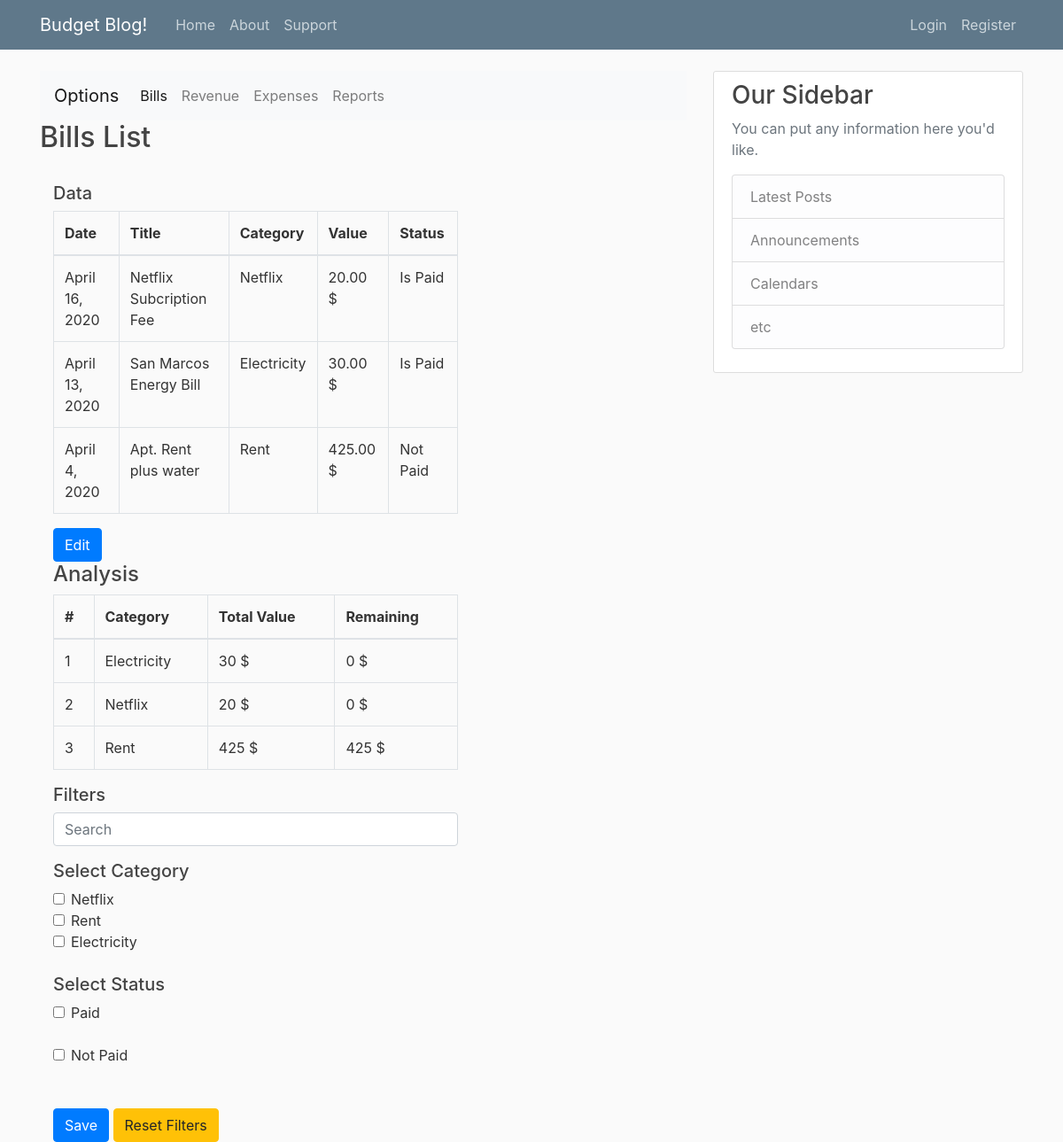
Page /bills/ on the committed database.
### blog/models.py (models this page shows, shortened)
class DefaultExpenseModel(models.Model):
    title = models.CharField(max_length=100, blank=True, null=True)
    date_expired = models.DateField()
    final_value = models.DecimalField(default=0, decimal_places=2, max_digits=20)
    paid_value = models.DecimalField(default=0, decimal_places=2, max_digits=20)
    is_paid = models.BooleanField(default=False)
    payment_method = models.ForeignKey(PaymentMethod, null=True, on_delete=models.SET_NULL)
    objects = models.Manager()
    my_query = GeneralManager()
    class Meta:
        abstract = True
    def tag_final_value(self):
        return f'{self.final_value} {CURRENCY}'
    tag_final_value.short_description = 'Value'
    def tag_is_paid(self):
        return 'Is Paid' if self.is_paid else 'Not Paid'
    tag_is_paid.short_description = 'Paid'
    @staticmethod
    def analysis(queryset):
        total_value = queryset.aggregate(Sum('final_value'))['final_value__sum'] if queryset else 0
        paid_value = queryset.filter(is_paid=False).aggregate(Sum('final_value'))['final_value__sum']\
            if queryset.filter(is_paid=False) else 0
        diff = total_value - paid_value
        category_analysis = queryset.values('category__title').annotate(total_value=Sum('final_value'),
                                                                       remaining=Sum(F('final_value')-F('paid_value'))
                                                                       ).order_by('remaining')
        return [total_value, paid_value, diff, category_analysis]
    @staticmethod
    def filters_data(request, queryset):
        search_name = request.GET.get('search_name', None)
        cate_name = request.GET.getlist('cate_name', None)
        paid_name = request.GET.getlist('paid_name', None)
        person_name = request.GET.getlist('person_name', None)
        queryset = queryset.filter(title__icontains=search_name) if search_name else queryset
        queryset = queryset.filter(category__id__in=cate_name) if cate_name else queryset
        queryset = queryset.filter(is_paid=True) if 'paid' == paid_name else queryset.filter(is_paid=False)\
            if 'not_paid' == paid_name else queryset
        if person_name:
            try:
                queryset = queryset.filter(person__id__in=person_name)
            except:
                queryset = queryset
        return queryset

class Bill(DefaultExpenseModel):
    category = models.ForeignKey(BillCategory, null=True, on_delete=models.SET_NULL, related_name='bills')
    class Meta:
        verbose_name_plural = '2. Bills'
        ordering = ['-date_expired']
    def tag_category(self):
        return f'{self.category}'

class BillCategory(models.Model):
    title = models.CharField(unique=True, max_length=150)
    balance = models.DecimalField(default=0, max_digits=20, decimal_places=2)
    class Meta:
        verbose_name_plural = '1. Bill Category'
    def __str__(self):
        return self.title
    def tag_balance(self):
        return f'{self.balance} {CURRENCY}'
    tag_balance.short_description = 'Value'

### blog/views.py (the view)
# urls.py: path('bills/', BillListView.as_view(), name='bills_view'),
class BillListView(ListView):
    model = Bill
    template_name = 'blog/page_list.html'
    paginate_by = 100
    def get_queryset(self):
        queryset = Bill.objects.all()
        queryset = Bill.filters_data(self.request, queryset)
        return queryset
    def get_context_data(self, **kwargs):
        context = super(BillListView, self).get_context_data(**kwargs)
        page_title = 'Bills List'
        link_to_edit = 'href= admin/blog/bill/'
        categories = BillCategory.objects.all()
        search_name, cate_name, paid_name = [self.request.GET.get('search_name', None),
                                             self.request.GET.getlist('cate_name', None),
                                             self.request.GET.getlist('paid_name', None)
                                             ]
        total_value, paid_value, diff, category_analysis = Bill.analysis(self.object_list)
        currency = CURRENCY
        context.update(locals())
        return context

### blog/templates/blog/page_list.html (shortened to what this page needs)
{% extends "blog/budget_view.html" %}
{% block container %}
    <div class="row">
        <h2 class="center">{{ page_title }}</h2>
    </div>
        <br>
    <div class="row">
        <div class="col-8">
            <h5>Data</h5>
            <table class="table table-bordered">
                <thead>
                    <tr>
                        <th>Date</th>
                        <th>Title</th>
                        <th>Category</th>
                        <th>Value</th>
                        <th>Status</th>
                    </tr>
                </thead>
                <tbody>
                    {% for order in object_list %}
                    <tr>
                        <td>{{ order.date_expired|date }}</td>
                        <td>{{ order.title }}</td>
                        <td>{{ order.tag_category }}</td>
                        <td>{{ order.tag_final_value }}</td>
                        <td>{{ order.tag_is_paid }}</td>
                    </tr>
                    {% empty %}
                        <tr></tr>
                    {% endfor %}
                </tbody>
            </table>
            <a {{ link_to_edit }} class="btn btn-primary">Edit</a>
        </div>
        <div class="col-8">
            <h4>Analysis</h4>
            <table class="table table-bordered">
                <thead>
                    <tr>
                        <th>#</th>
                        <th>Category</th>
                        <th>Total Value</th>
                        <th>Remaining</th>
                    </tr>
                </thead>
                <tbody>
                    {% for category in category_analysis %}
                        <tr>
                            <td>{{ forloop.counter }}</td>
                            <td>{{ category.category__title }}</td>
                            <td>{{ category.total_value }} {{ currency }}</td>
                            <td>{{ category.remaining }} {{ currency }}</td>
                        </tr>
                    {% empty %}
                        <tr>
                            <td colspan="4">No data</td>
                        </tr>
                    {% endfor %}
                </tbody>
            </table>
            <h5>Filters</h5>
            <form method="get">
                <div class="form-group">
                    <input class="form-control"
                           name="search_name"
                           {% if search_name %}
                            value="{{ search_name }}" placeholder="{{ search_name }}"
                           {% else %}
                            placeholder="Search"
                           {% endif %}
                    >
                </div>
                {% if categories %}
                    <h5>Select Category</h5>
                    {% for category in categories %}
                        <div class="form-check">
                            <input class="form-check-input"
                                   type="checkbox"
                                   name="cate_name"
                                   value="{{ category.id }}"
                                   id="cate_id_{{ category.id }}"
                            >
                            <label class="form-check-label" for="cate_id_{{ category.id }}">{{ category }}</label>
                        </div>
                    {% endfor %}
                {% endif %}
                <br>
                <h5>Select Status</h5>
                <div class="form-check">
                    <input class="form-check-input"
                           type="checkbox"
                           name="paid_name"
                           value="paid"
                           id="paid_"
                    >
                    <label class="form-check-label" for="paid_">Paid</label>
                </div>
                <br>
                <div class="form-check">
                    <input class="form-check-input"
                           type="checkbox"
                           name="paid_name"
                           value="not_paid"
                           id="not_paid_"
                    >
                    <label class="form-check-label" for="not_paid_">Not Paid</label>
                </div>
                <br> <br>
                <button type="submit" class="btn btn-primary">Save</button>
                <a href="{{ request.path }}" class="btn btn-warning">Reset Filters</a>
            </form>
        </div>
    </div>
{% endblock %}

### blog/static/blog/main.css (style rules this page uses)
body { background: #fafafa; color: #333333; margin-top: 5rem; }
h1, h2, h3, h4, h5, h6 { color: #444444; }

### rows in the picture
Bill: date_expired "April 16, 2020", title "Netflix Subcription Fee", tag_category "Netflix", tag_final_value "20.00 $", tag_is_paid "Is Paid"
Bill: date_expired "April 13, 2020", title "San Marcos Energy Bill", tag_category "Electricity", tag_final_value "30.00 $", tag_is_paid "Is Paid"
Bill: date_expired "April 4, 2020", title "Apt. Rent plus water", tag_category "Rent", tag_final_value "425.00 $", tag_is_paid "Not Paid"
BillCategory: category__title "Electricity", total_value "30", currency "$", remaining "0", title "Electricity"
BillCategory: category__title "Netflix", total_value "20", currency "$", remaining "0", title "Netflix"
BillCategory: category__title "Rent", total_value "425", currency "$", remaining "425", title "Rent"

### other values in the picture
{{ page_title }} "Bills List"
